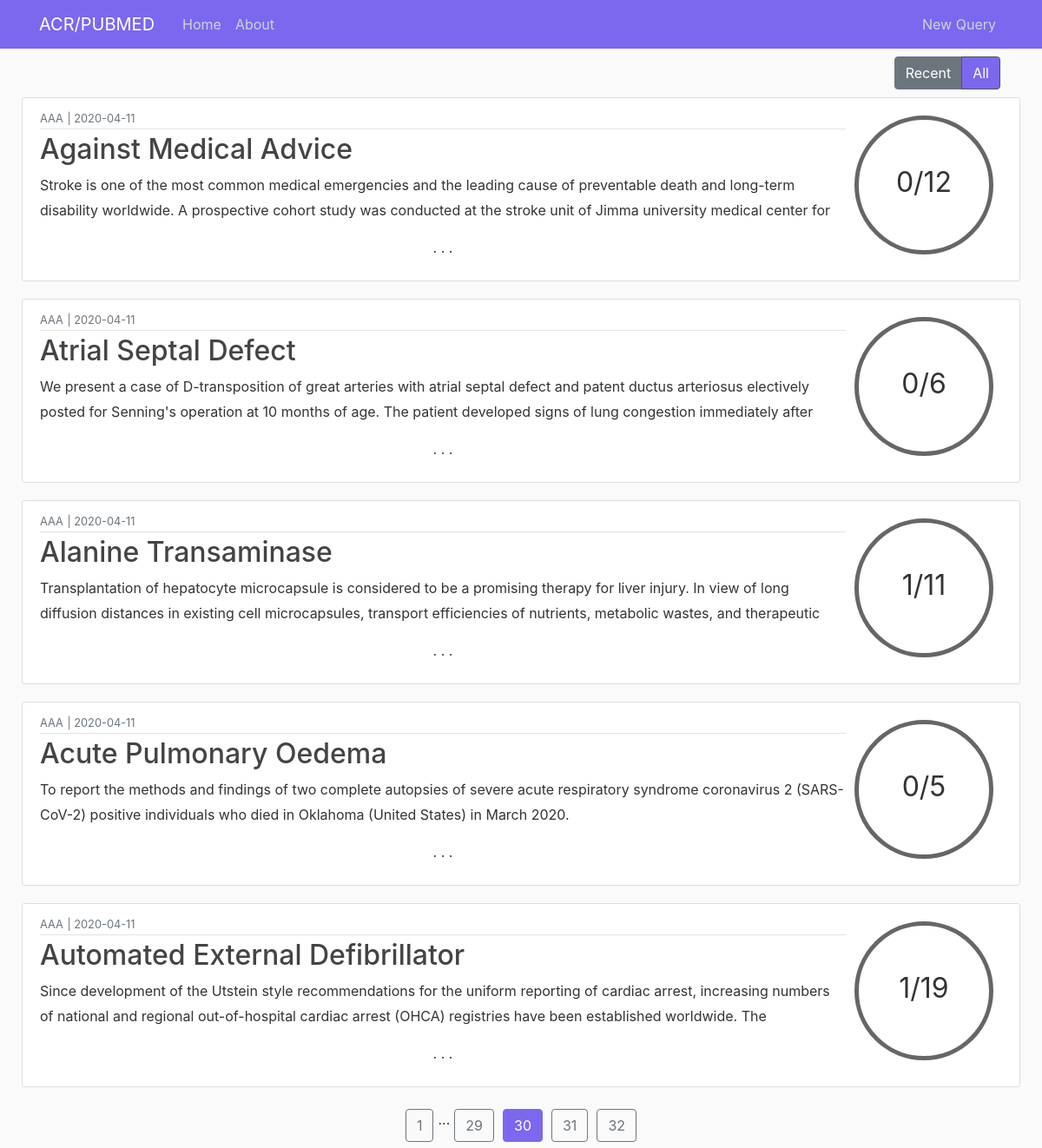
The app's page /home/all?page=30 with its own data.
### flaskblog/models.py (models this page shows, shortened)
class QueryT(db.Model):
    id = db.Column(db.Integer, primary_key=True)
    term = db.Column(db.String(100), nullable=False)
    origterm = db.Column(db.String(100), nullable=False)
    date_posted = db.Column(db.DateTime, nullable=False, default=datetime.utcnow)
    content = db.Column(db.Text, nullable=False)
    percentmatch = db.Column(db.String(3), nullable=False)
    origtermpresent = db.Column(db.Boolean, nullable=False)
    acrmatches = db.Column(db.Text)
    lfmatches = db.Column(db.Text)
    user_id = db.Column(db.String(50), nullable=False)

### flaskblog/main/routes.py (the view)
@main.route("/home/all")
def home_all():
    page = request.args.get('page', 1, type=int)
    queriest = QueryT.query.order_by(QueryT.date_posted.desc()).paginate(page=page, per_page=5)
    return render_template('home.html', queriest=queriest, active1="", active2="active")

### flaskblog/templates/home.html (shortened to what this page needs)
{% extends "layout.html" %}
{% block content %}
    <div class="container-fluid">
        <main role="main">
          <div class="row">
            <div class="d-flex flex-row-reverse col-md-12">
                <div id="toggler" class="btn-group btn-group-toggle p-2">
                    <label class="btn btn-secondary {{ active1 }}" onclick="location.href='{{ url_for('main.home') }}';">
                        <input type="radio" name="options" id="option1" autocomplete="off"> Recent
                    </label>
                    <label class="btn btn-secondary {{ active2 }}" onclick="location.href='{{ url_for('main.home_all') }}';">
                        <input type="radio" name="options" id="option2" autocomplete="off"> All
                    </label>
                </div>
            </div>
            <div id="mess" class="col-md-12">
            </div>
            {% for queryt in queriest.items %}
                <article class="media content-section col-md-12">
                    <div class="media-body">
                        <div class="article-metadata">
                            <small class="text-muted">{{ queryt.origterm }}</small>
                            <small class="text-muted"> | </small>
                            <small class="text-muted">{{ queryt.date_posted.strftime('%Y-%m-%d') }}</small>
                        </div>
                        <h2><a class="article-title" href="{{ url_for('queries.queryt', queryt_id=queryt.id) }}">{{ queryt.term }}</a></h2>
                        <p class="article-home">{{ queryt.content }}</p>
                        <p class="cont-dash">. . .</p>
                    </div>
                    <div class="d-none d-sm-block">
                        {% if queryt.origtermpresent %}
                            <div class = "align-self-center circleg"><p></p>{{  queryt.percentmatch }}</div>
                        {% else %}
                            <div class = "align-self-center circle"><p></p>{{  queryt.percentmatch }}</div>
                        {% endif %}
                    </div>
                </article>
            {% endfor %}
          </div>
        </main>
    </div>
{% endblock content %}
{% block footer %}
<div id="foot" class="d-flex justify-content-center col-md-12">
    {% for page_num in queriest.iter_pages(left_edge=1, right_edge=1, left_current=1, right_current=2) %}
        {% if page_num %}
            {% if queriest.page == page_num %}
                {% if active2 %}
                    <a id = "current" class="btn btn-info mb-4" href="{{ url_for('main.home_all', page=page_num) }}">{{ page_num }}</a>
                {% else %}
                    <a id = "current" class="btn btn-info mb-4" href="{{ url_for('main.home', page=page_num) }}">{{ page_num }}</a>
                {% endif %}
            {% else %}
                {% if active2 %}
                    <a class="btn btn-outline-info mb-4" href="{{ url_for('main.home_all', page=page_num) }}">{{ page_num }}</a>
                {% else %}
                    <a class="btn btn-outline-info mb-4" href="{{ url_for('main.home', page=page_num) }}">{{ page_num }}</a>
                {% endif %}
            {% endif %}
        {% else %}
            ...
        {% endif %}
    {% endfor %}
</div>
{% endblock %}

### flaskblog/static/main.css (style rules this page uses)
body { background: #fafafa; color: #333333; margin-top: 4rem; }
h1, h2, h3, h4, h5, h6 { color: #444444; }
.btn.btn-secondary.active { background-color:#7b68ee !important; }
.content-section { vertical-align: central; background: #ffffff; padding: 10px 20px; border: 1px solid #dddddd; border-radius: 3px; margin-bottom: 20px; }
.circle { width: 5em; height: 5em; line-height: 3.5em; border-radius: 50%; text-align: center; font-size: 32px; border: 5px solid #666; margin: 10px; }
.btn-outline-info { border-color:#6c757d; color:#6c757d; margin-right: 5px; margin-left:5px; }
.btn-info { background-color: mediumslateblue; border-color:mediumslateblue; margin-right: 5px; margin-left:5px; }
.container-fluid { padding: 0px 40px; vertical-align: central; position: absolute; top: 3.5em; bottom: 50px; right: 0; left: 0; overflow-y: auto; }
#foot { margin-top: 5px !important; }
.row { margin-top:1px; }
.article-title { color: #444444; }
.article-home { white-space: pre-line; overflow: hidden; text-overflow: ellipsis; max-height: 3.6em; line-height: 1.8em; }
.cont-dash { text-align: center; }
.article-metadata { padding-bottom: 1px; margin-bottom: 4px; border-bottom: 1px solid #e3e3e3; }

### records on screen
QueryT: origterm "AAA", date_posted "2020-04-11", term "Against Medical Advice", content "Stroke is one of the most common medical emergencies and the leading cause of preventable death and long-term disability worldwide. A prospective cohort study was conducted at the stroke unit of Jimma university medical center for…", percentmatch "0/12"
QueryT: origterm "AAA", date_posted "2020-04-11", term "Atrial Septal Defect", content "We present a case of D-transposition of great arteries with atrial septal defect and patent ductus arteriosus electively posted for Senning's operation at 10 months of age. The patient developed signs of lung congestion immediately after…", percentmatch "0/6"
QueryT: origterm "AAA", date_posted "2020-04-11", term "Alanine Transaminase", content "Transplantation of hepatocyte microcapsule is considered to be a promising therapy for liver injury. In view of long diffusion distances in existing cell microcapsules, transport efficiencies of nutrients, metabolic wastes, and therapeutic…", percentmatch "1/11"
QueryT: origterm "AAA", date_posted "2020-04-11", term "Acute Pulmonary Oedema", content "To report the methods and findings of two complete autopsies of severe acute respiratory syndrome coronavirus 2 (SARS-CoV-2) positive individuals who died in Oklahoma (United States) in March 2020.…", percentmatch "0/5"
QueryT: origterm "AAA", date_posted "2020-04-11", term "Automated External Defibrillator", content "Since development of the Utstein style recommendations for the uniform reporting of cardiac arrest, increasing numbers of national and regional out-of-hospital cardiac arrest (OHCA) registries have been established worldwide. The…", percentmatch "1/19"

### other values on screen
{{ page_num }} "1" "29" "31" "32"
{{ page_num }} "30"
